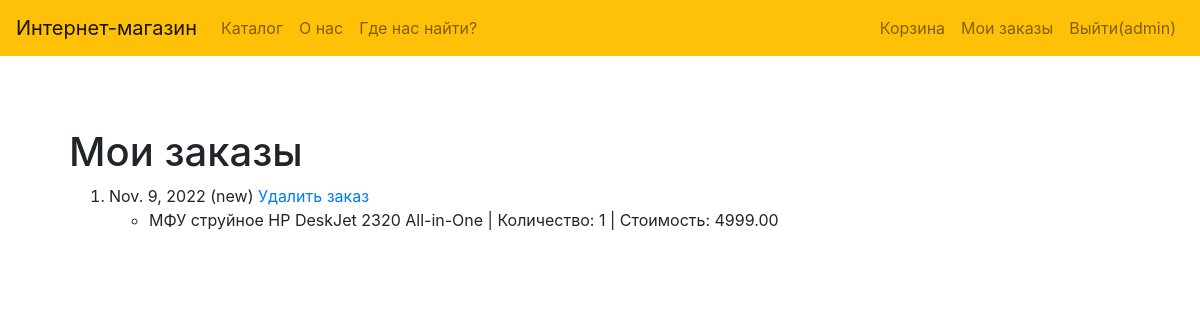
The app's page /orders (signed in) with its own data.
### demo/models.py (models this page shows, shortened)
class User(AbstractUser):
    name = models.CharField(max_length=254, verbose_name='Имя', blank=False)
    surname = models.CharField(max_length=254, verbose_name='Фамилия', blank=False)
    patronymic = models.CharField(max_length=254, verbose_name='Отчество', blank=True)
    username = models.CharField(max_length=254, verbose_name='Логин', unique=True, blank=False)
    email = models.CharField(max_length=254, verbose_name='Почта', unique=True, blank=False)
    password = models.CharField(max_length=254, verbose_name='Пароль', blank=False)
    role = models.CharField(max_length=254, verbose_name='Роль',
                            choices=(('admin', 'Администратор'), ('user', 'Пользователь')), default='user')
    USERNAME_FIELD = 'username'

class Order(models.Model):
    STATUS_CHOICES = [
        ('new', 'Новый'),
        ('confirmed', 'Подтвержденный'),
        ('canceled', 'Отмененный')
    ]
    date = models.DateField(verbose_name='Дата оформления', auto_now_add=True)
    status = models.CharField(max_length=254, verbose_name='Статус',
                              choices=STATUS_CHOICES, default='new')
    user = models.ForeignKey('User', verbose_name='Пользователь', on_delete=models.CASCADE)
    rejection_reason = models.TextField(verbose_name='Причина отказа', blank=True)
    products = models.ManyToManyField(Product, through='ProductInOrder', related_name='orders')

class ProductInOrder(models.Model):
    order = models.ForeignKey(Order, verbose_name='Заказ', on_delete=models.CASCADE)
    product = models.ForeignKey(Product, verbose_name='Продукт', on_delete=models.CASCADE)
    count = models.IntegerField(verbose_name='Количество', blank=False, default=0)
    price = models.DecimalField(verbose_name='Стоимость', blank=False, max_digits=10, decimal_places=2, default=0.00)

class Product(models.Model):
    name = models.CharField(max_length=254, verbose_name='Имя', blank=False)
    date = models.DateField(verbose_name='Дата добавления', auto_now_add=True)
    photo_file = models.ImageField(max_length=254, upload_to=get_name_file, blank=True, null=True,
                                   validators=[FileExtensionValidator(allowed_extensions=['png', 'jpg', 'jpeg'])])
    year = models.IntegerField(verbose_name='Год производства', blank=True)
    country = models.CharField(max_length=254, verbose_name='Страна производства', blank=True)
    price = models.DecimalField(verbose_name='Стоимость', blank=False, max_digits=10, decimal_places=2, default=0.00)
    count = models.IntegerField(verbose_name='Количество', blank=False, default=1)
    category = models.ForeignKey('Category', verbose_name='Категория', on_delete=models.CASCADE)

### demo/views.py (the view)
# urls.py: path('orders', OrderListView.as_view(), name='orders'),
class OrderListView(LoginRequiredMixin, generic.ListView):
    model = Order
    template_name = 'demo/orders.html'
    def get_queryset(self):
        return Order.objects.filter(user=self.request.user).order_by('-date')

### templates/demo/orders.html
{% extends "base.html" %}
{% block content %}
    <h1>Мои заказы</h1>
    {% if order_list %}
        <ol>
            {% for order in order_list %}
                <li>
                    {{ order.date }} ({{ order.status }})
                    {% if order.status == 'new' %}
                        <a href="{% url 'delete_order' order.pk %}">Удалить заказ</a>
                    {% endif %}
                    {% if order.productinorder_set.all %}
                        <ul>
                            {% for item in order.productinorder_set.all %}
                                <li>{{ item.product.name }} | Количество: {{ item.count }} |
                                    Стоимость: {{ item.price }} </li>
                            {% endfor %}
                        </ul>
                    {% endif %}
                </li>
            {% endfor %}
        </ol>
    {% else %}
        <p>У вас пока нет заказов</p>
    {% endif %}
{% endblock %}

### templates/base.html (shortened to what this page needs)
<!doctype html>
<html lang=ru>
<head>
    {% load static %}
    <link rel="stylesheet" href="{% static 'css/bootstrap.min.css' %}">
    <link rel="stylesheet" href="{% static 'css/main.css' %}">
</head>
<body>
<nav class="navbar navbar-expand-md navbar-light bg-warning fixed-top">
    <a class="navbar-brand" href="#">Интернет-магазин</a>
    <div class="collapse navbar-collapse" id="navbarsExampleDefault">
        {% block sidebar %}
            <ul class="navbar-nav mr-auto">
                <li class="nav-item">
                    <a href="{% url 'catalog' %}" class="nav-link">Каталог</a>
                </li>
                <li class="nav-item">
                    <a href="{% url 'about' %}" class="nav-link">О нас</a>
                </li>
                <li class="nav-item">
                    <a href="{% url 'contact' %}" class="nav-link">Где нас найти?</a>
                </li>
            </ul>
            <ul class="navbar-nav">
                {% if user.is_authenticated %}
                    <li class="nav-item">
                        <a class="nav-link" href="{% url 'cart' %}">Корзина</a>
                    </li>
                    <li class="nav-item">
                        <a class="nav-link" href="{% url 'orders' %}">Мои заказы</a>
                    </li>
                    <li class="nav-item">
                        <a class="nav-link" href="{% url 'logout' %}">Выйти({{ user.username }})</a>
                    </li>
                {% endif %}
            </ul>
        {% endblock %}
    </div>
</nav>
<main role="main" class="container">
    <div class="starter-template ">
        {% block content %}{% endblock %}
    </div>
</main>
</body>
</html>

### demo/static/css/main.css (style rules this page uses)
body { padding-top: 5rem; }
.starter-template { padding: 3rem 1.5rem ; }

### records on screen
User: username "admin"
Order: date "Nov. 9, 2022", status "new", shows "Удалить заказ"
ProductInOrder: product.name "МФУ струйное HP DeskJet 2320 All-in-One", count "1", price "4999.00"
